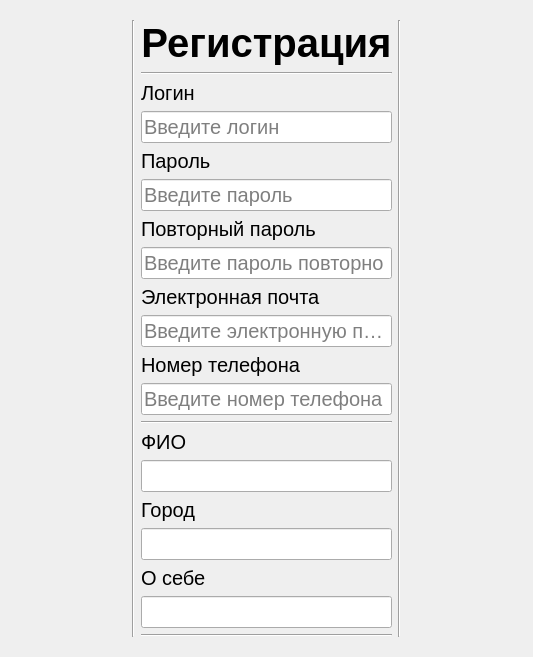
<?xml version="1.0" encoding="UTF-8"?>
<ui version="4.0">
 <class>Form</class>
 <widget class="QWidget" name="Form">
  <property name="geometry">
   <rect>
    <x>0</x>
    <y>0</y>
    <width>533</width>
    <height>629</height>
   </rect>
  </property>
  <property name="font">
   <font>
    <family>Arial</family>
    <pointsize>15</pointsize>
   </font>
  </property>
  <property name="windowTitle">
   <string>Register</string>
  </property>
  <layout class="QHBoxLayout" name="horizontalLayout">
   <item>
    <widget class="QWidget" name="widget" native="true">
     <layout class="QHBoxLayout" name="horizontalLayout_2">
      <item>
       <spacer name="horizontalSpacer">
        <property name="orientation">
         <enum>Qt::Horizontal</enum>
        </property>
        <property name="sizeHint" stdset="0">
         <size>
          <width>40</width>
          <height>20</height>
         </size>
        </property>
       </spacer>
      </item>
      <item>
       <widget class="Line" name="line_4">
        <property name="orientation">
         <enum>Qt::Vertical</enum>
        </property>
       </widget>
      </item>
      <item>
       <layout class="QVBoxLayout" name="verticalLayout_9">
        <item>
         <spacer name="verticalSpacer">
          <property name="orientation">
           <enum>Qt::Vertical</enum>
          </property>
          <property name="sizeHint" stdset="0">
           <size>
            <width>20</width>
            <height>40</height>
           </size>
          </property>
         </spacer>
        </item>
        <item>
         <widget class="QLabel" name="label">
          <property name="font">
           <font>
            <family>Arial</family>
            <pointsize>30</pointsize>
            <weight>75</weight>
            <bold>true</bold>
           </font>
          </property>
          <property name="text">
           <string>Регистрация</string>
          </property>
          <property name="alignment">
           <set>Qt::AlignCenter</set>
          </property>
         </widget>
        </item>
        <item>
         <spacer name="verticalSpacer_3">
          <property name="orientation">
           <enum>Qt::Vertical</enum>
          </property>
          <property name="sizeHint" stdset="0">
           <size>
            <width>20</width>
            <height>40</height>
           </size>
          </property>
         </spacer>
        </item>
        <item>
         <widget class="Line" name="line">
          <property name="orientation">
           <enum>Qt::Horizontal</enum>
          </property>
         </widget>
        </item>
        <item>
         <layout class="QVBoxLayout" name="verticalLayout_2">
          <item>
           <widget class="QLabel" name="label_2">
            <property name="text">
             <string>Логин</string>
            </property>
            <property name="alignment">
             <set>Qt::AlignLeading|Qt::AlignLeft|Qt::AlignVCenter</set>
            </property>
           </widget>
          </item>
          <item>
           <widget class="QLineEdit" name="lineEdit">
            <property name="placeholderText">
             <string>Введите логин</string>
            </property>
           </widget>
          </item>
         </layout>
        </item>
        <item>
         <layout class="QVBoxLayout" name="verticalLayout_3">
          <item>
           <widget class="QLabel" name="label_3">
            <property name="text">
             <string>Пароль</string>
            </property>
           </widget>
          </item>
          <item>
           <widget class="QLineEdit" name="lineEdit_2">
            <property name="placeholderText">
             <string>Введите пароль</string>
            </property>
           </widget>
          </item>
         </layout>
        </item>
        <item>
         <layout class="QVBoxLayout" name="verticalLayout">
          <item>
           <widget class="QLabel" name="label_4">
            <property name="text">
             <string>Повторный пароль</string>
            </property>
           </widget>
          </item>
          <item>
           <widget class="QLineEdit" name="lineEdit_3">
            <property name="placeholderText">
             <string>Введите пароль повторно</string>
            </property>
           </widget>
          </item>
         </layout>
        </item>
        <item>
         <layout class="QVBoxLayout" name="verticalLayout_4">
          <item>
           <widget class="QLabel" name="label_5">
            <property name="text">
             <string>Электронная почта</string>
            </property>
           </widget>
          </item>
          <item>
           <widget class="QLineEdit" name="lineEdit_4">
            <property name="placeholderText">
             <string>Введите электронную почту</string>
            </property>
           </widget>
          </item>
         </layout>
        </item>
        <item>
         <layout class="QVBoxLayout" name="verticalLayout_5">
          <item>
           <widget class="QLabel" name="label_6">
            <property name="text">
             <string>Номер телефона</string>
            </property>
           </widget>
          </item>
          <item>
           <widget class="QLineEdit" name="lineEdit_5">
            <property name="placeholderText">
             <string>Введите номер телефона</string>
            </property>
           </widget>
          </item>
         </layout>
        </item>
        <item>
         <layout class="QVBoxLayout" name="verticalLayout_6">
          <item>
           <widget class="Line" name="line_3">
            <property name="orientation">
             <enum>Qt::Horizontal</enum>
            </property>
           </widget>
          </item>
          <item>
           <widget class="QLabel" name="label_7">
            <property name="text">
             <string>ФИО</string>
            </property>
           </widget>
          </item>
          <item>
           <widget class="QLineEdit" name="lineEdit_6"/>
          </item>
         </layout>
        </item>
        <item>
         <layout class="QVBoxLayout" name="verticalLayout_7">
          <item>
           <widget class="QLabel" name="label_8">
            <property name="text">
             <string>Город</string>
            </property>
           </widget>
          </item>
          <item>
           <widget class="QLineEdit" name="lineEdit_7"/>
          </item>
         </layout>
        </item>
        <item>
         <layout class="QVBoxLayout" name="verticalLayout_8">
          <item>
           <widget class="QLabel" name="label_9">
            <property name="text">
             <string>О себе</string>
            </property>
           </widget>
          </item>
          <item>
           <widget class="QLineEdit" name="lineEdit_8"/>
          </item>
          <item>
           <widget class="Line" name="line_2">
            <property name="orientation">
             <enum>Qt::Horizontal</enum>
            </property>
           </widget>
          </item>
          <item>
           <spacer name="verticalSpacer_2">
            <property name="orientation">
             <enum>Qt::Vertical</enum>
            </property>
            <property name="sizeHint" stdset="0">
             <size>
              <width>20</width>
              <height>40</height>
             </size>
            </property>
           </spacer>
          </item>
         </layout>
        </item>
       </layout>
      </item>
      <item>
       <widget class="Line" name="line_5">
        <property name="orientation">
         <enum>Qt::Vertical</enum>
        </property>
       </widget>
      </item>
      <item>
       <spacer name="horizontalSpacer_2">
        <property name="orientation">
         <enum>Qt::Horizontal</enum>
        </property>
        <property name="sizeHint" stdset="0">
         <size>
          <width>40</width>
          <height>20</height>
         </size>
        </property>
       </spacer>
      </item>
     </layout>
    </widget>
   </item>
  </layout>
 </widget>
 <resources/>
 <connections/>
</ui>
